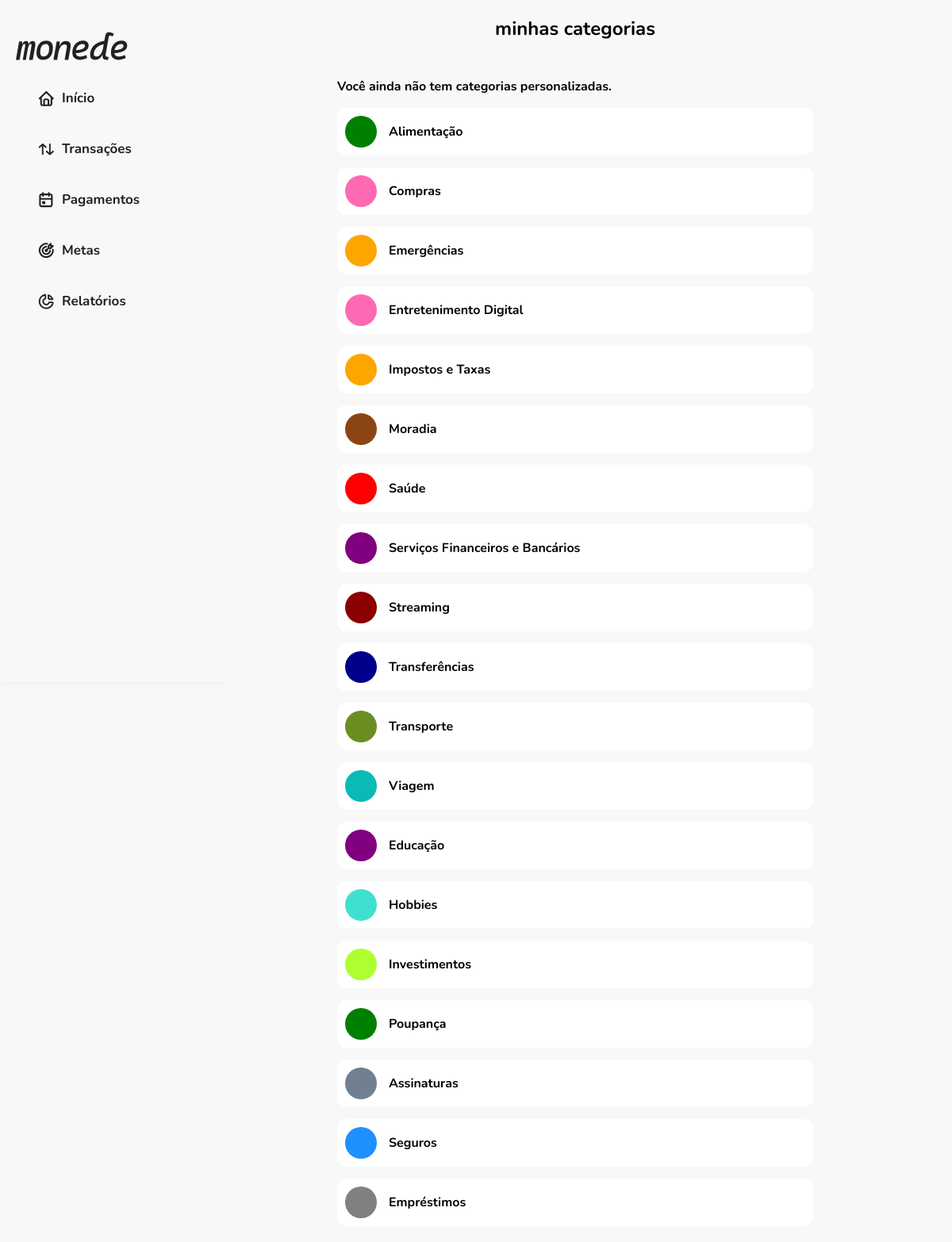
Page /categorias/ on the committed database.
### financas/models.py (models this page shows, shortened)
class Categoria(models.Model):
    nome = models.CharField(max_length=100)
    descricao = models.TextField(blank=True, null=True)
    cor = models.CharField(max_length=7, default='#FFFFFF')
    orcamento = models.DecimalField(max_digits=10, decimal_places=2, default=0)
    valor_total = models.DecimalField(max_digits=10, decimal_places=2, default=0)
    icone = models.CharField(max_length=255,default='icons/categorias/default.svg')
    padrao = models.BooleanField(default=False)
    class Meta:
        verbose_name = "Categoria"
        verbose_name_plural = "Categorias"

### financas/views.py (the view)
# urls.py: path('categorias/', views.listar_categorias, name='categorias'),
def listar_categorias(request):
    categorias_usuario = Categoria.objects.filter(padrao=False)
    categorias_padrao = Categoria.objects.filter(padrao=True)
    formulario = CategoriaForm()
    contexto = {
        'categorias_usuario': categorias_usuario,
        'categorias_padrao': categorias_padrao,
        'formulario': formulario,
    }
    return render(request, 'financas/categorias.html', contexto)

### financas/templates/financas/categorias.html (shortened to what this page needs)
{% extends 'financas/base.html' %}
{% load static %}
{% block extra_css %}
<link rel="stylesheet" href="{% static 'financas/css/categorias.css' %}">
{% endblock %}
{% block content %}
<div class="container-categorias">
    <div class="cabecalho">
        <h1>minhas categorias</h1>
    </div>
    <div class="lista-categorias">
        {% for categoria in categorias_usuario %}
        <div class="item-categoria" onclick="abrirModal('{{ categoria.nome }}', '{{ categoria.cor }}', '{{ categoria.icone }}')">
            <div class="icone-categoria" style="background-color: {{ categoria.cor }}">
                <i class="{{ categoria.icone }}"></i>
            </div>
            <span class="nome-categoria">{{ categoria.nome }}</span>
        </div>
        {% empty %}
        <p>Você ainda não tem categorias personalizadas.</p>
        {% endfor %}
    </div>
    <div class="lista-categorias">
        {% for categoria in categorias_padrao %}
        <div class="item-categoria" onclick="abrirModal('{{ categoria.nome }}', '{{ categoria.cor }}', '{{ categoria.icone }}')">
            <div class="icone-categoria" style="background-color: {{ categoria.cor }}">
            </div>
            <span class="nome-categoria">{{ categoria.nome }}</span>
        </div>
        {% endfor %}
    </div>
{% endblock %}

### financas/static/financas/css/base.css (style rules this page uses)
body { margin: 0; padding: 0; background: #F8F8F8; font-family: "Nunito", Arial, sans-serif; font-weight: 700; font-style: normal; }

### financas/static/financas/css/categorias.css (style rules this page uses)
.container-categorias { max-width: 600px; margin: 0 auto; padding: 20px; }
.cabecalho { display: flex; justify-content: space-between; align-items: center; margin-bottom: 30px; }
h1 { font-size: 24px; margin: 0; }
.lista-categorias { display: flex; flex-direction: column; gap: 15px; }
.item-categoria { display: flex; align-items: center; gap: 15px; padding: 10px; border-radius: 12px; background-color: white; }
.icone-categoria { width: 40px; height: 40px; border-radius: 50%; display: flex; align-items: center; justify-content: center; color: white; }
.nome-categoria { font-size: 16px; }

### rows in the picture
Categoria: nome "Alimentação"
Categoria: nome "Compras"
Categoria: nome "Emergências"
Categoria: nome "Entretenimento Digital"
Categoria: nome "Impostos e Taxas"
Categoria: nome "Moradia"
Categoria: nome "Saúde"
Categoria: nome "Serviços Financeiros e Bancários"
Categoria: nome "Streaming"
Categoria: nome "Transferências"
Categoria: nome "Transporte"
Categoria: nome "Viagem"
Categoria: nome "Educação"
Categoria: nome "Hobbies"
Categoria: nome "Investimentos"
Categoria: nome "Poupança"
Categoria: nome "Assinaturas"
Categoria: nome "Seguros"
Categoria: nome "Empréstimos"
